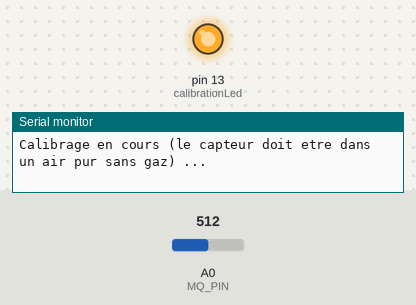
This sketch was run on a simulated Arduino Uno, built with avr-gcc and run on an emulated ATmega328P. On the bench: output pins drawn as LEDs (lit = HIGH), the last lines printed to the serial monitor. The test bench sets the inputs (shaded band); at power-on: A0 (MQ_PIN) = 512.

Above: at 0.1 s.
At 25.1 s:
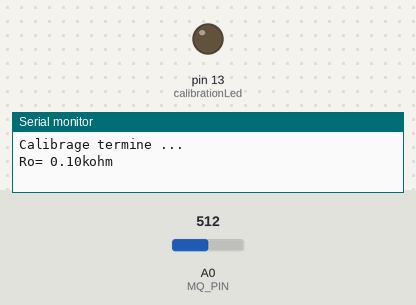
Timing chart, 0 to 26.6 s (numbered marks = the images above):
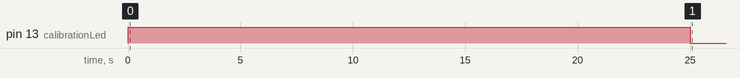

The sketch:

mq2_ppm.ino
```cpp
/****************************************************************************
  Auteur : phmarduino
  Date:30/8/2017
  Description : Detection de gaz combustible avec un capteur MQ2
  Inspire des sources suivants :
  http://www.instructables.com/id/How-to-Detect-Concentration-of-Gas-by-Using-MQ2-Se/
  http://sandboxelectronics.com/?p=165
****************************************************************************/


/************************Hardware Related Macros************************************/

const int calibrationLed = 13;       // Sortie pour la LED indiquant un calibrage en cours
const int MQ_PIN=A0;                 // Entree analogique mesure tension retournee par le capteur
int RL_VALUE=1;                      // Load resistance en kilo ohms
float RO_CLEAN_AIR_FACTOR=9.8;      // RO_CLEAR_AIR_FACTOR = RS/RO avec air pur déduit du datasheet

/***********************Software Related Macros************************************/
int CALIBRATION_SAMPLE_TIMES=50;                    //define how many samples you are going to take in the calibration phase
int CALIBRATION_SAMPLE_INTERVAL=500;                //define the time interal(in milisecond) between each samples in the
                                                    //cablibration phase
int READ_SAMPLE_INTERVAL=50;                        //define how many samples you are going to take in normal operation
int READ_SAMPLE_TIMES=5;                            //define the time interal(in milisecond) between each samples in
                                                    //normal operation

/**********************Application Related Macros**********************************/
#define         GAS_LPG             0
#define         GAS_CO              1
#define         GAS_SMOKE           2

/*****************************Globals***********************************************/
float           LPGCurve[3]  =  {2.3,0.21,-0.47};   //two points are taken from the curve.
                                                    //with these two points, a line is formed which is "approximately equivalent"
                                                    //to the original curve.
                                                    //data format:{ x, y, slope}; point1: (lg200, 0.21), point2: (lg10000, -0.59)
float           COCurve[3]  =  {2.3,0.72,-0.34};    //two points are taken from the curve.
                                                    //with these two points, a line is formed which is "approximately equivalent"
                                                    //to the original curve.
                                                    //data format:{ x, y, slope}; point1: (lg200, 0.72), point2: (lg10000,  0.15)
float           SmokeCurve[3] ={2.3,0.53,-0.44};    //two points are taken from the curve.
                                                    //with these two points, a line is formed which is "approximately equivalent"
                                                    //to the original curve.
                                                    //data format:{ x, y, slope}; point1: (lg200, 0.53), point2: (lg10000,  -0.22)
float           Ro           =  10;                 //Ro is initialized to 10 kilo ohms


void setup()
{

  Serial.begin(9600);
  pinMode(calibrationLed,OUTPUT);
  digitalWrite(calibrationLed,HIGH);

  Serial.println("Calibrage en cours (le capteur doit etre dans un air pur sans gaz) ...");


  Ro = MQCalibration(MQ_PIN);           // Lancement du calibrage avec de l air pur
  digitalWrite(calibrationLed,LOW);     // Calibrage termine

  Serial.println("Calibrage termine ... ");
  Serial.print("Ro= ");
  Serial.print(Ro);
  Serial.println("kohm");
  delay(3000);
}

void loop()
{
  long iPPM_LPG = 0;
  long iPPM_CO = 0;
  long iPPM_Smoke = 0;

  iPPM_LPG = MQGetGasPercentage(MQRead(MQ_PIN)/Ro,GAS_LPG);
  iPPM_CO = MQGetGasPercentage(MQRead(MQ_PIN)/Ro,GAS_CO);
  iPPM_Smoke = MQGetGasPercentage(MQRead(MQ_PIN)/Ro,GAS_SMOKE);

   Serial.print("Concentrations en >  ");

   Serial.print("Gaz combustible : ");
   Serial.print(iPPM_LPG);
   Serial.print(" ppm - ");

   Serial.print("CO : ");
   Serial.print(iPPM_CO);
   Serial.print(" ppm - ");

   Serial.print("Fumee : ");
   Serial.print(iPPM_Smoke);
   Serial.println(" ppm");

   delay(200);

}

/****************** MQResistanceCalculation ****************************************/
// Calcul de la restistance RS du capteur dependant de la concentration en gaz
// avec la formule du pont diviseur de tension
float MQResistanceCalculation(int raw_adc)
{
  return ( ((float)RL_VALUE*(1023-raw_adc)/raw_adc));
}

/***************************** MQCalibration ****************************************/
// Calcul initilal de R0 sachant que RS/R0 egal à environ 9.83 en l absence de gaz
// comme indique dans le datasheet du MQ2
float MQCalibration(int mq_pin)
{
  int i;
  float val=0;

  for (i=0;i<CALIBRATION_SAMPLE_TIMES;i++) {
    val += MQResistanceCalculation(analogRead(mq_pin));
    delay(CALIBRATION_SAMPLE_INTERVAL);
  }
  val = val/CALIBRATION_SAMPLE_TIMES;
  val = val/RO_CLEAN_AIR_FACTOR;
  return val;
}

/*****************************  MQRead *********************************************/
float MQRead(int mq_pin)
{
  int i;
  float rs=0;
  for (i=0;i<READ_SAMPLE_TIMES;i++) {
    rs += MQResistanceCalculation(analogRead(mq_pin));
    delay(READ_SAMPLE_INTERVAL);
  }
  rs = rs/READ_SAMPLE_TIMES;
  return rs;
}

/*****************************  MQGetGasPercentage **********************************/
long MQGetGasPercentage(float rs_ro_ratio, int gas_id)
{
  if ( gas_id == GAS_LPG ) {
     return MQGetPercentage(rs_ro_ratio,LPGCurve);
  } else if ( gas_id == GAS_CO ) {
     return MQGetPercentage(rs_ro_ratio,COCurve);
  } else if ( gas_id == GAS_SMOKE ) {
     return MQGetPercentage(rs_ro_ratio,SmokeCurve);
  }

  return 0;
}

/*****************************  MQGetPercentage **********************************/
long  MQGetPercentage(float rs_ro_ratio, float *pcurve)
{
  return (pow(10,( ((log10(rs_ro_ratio)-pcurve[1])/pcurve[2]) + pcurve[0])));
}
```
